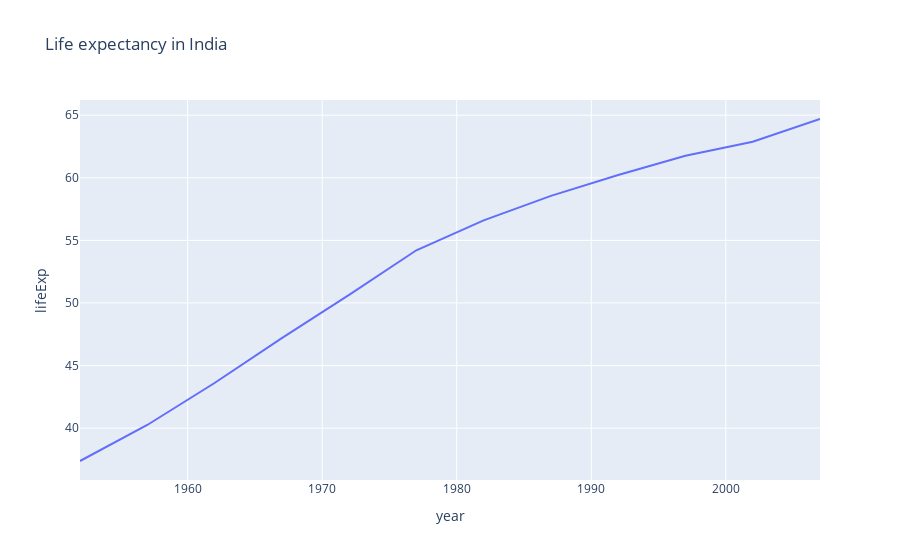

Notebook cell for this chart:
### Code cell
df = px.data.gapminder().query("country=='India'")
fig = px.line(df, x="year", y="lifeExp", title='Life expectancy in India')
fig.show()

### Figure 1 — Plotly figure (JSON) as saved in the notebook; plotly's stock layout.template omitted (floating-point values rounded to 4 significant figures)
{"data": [{"hovertemplate": "year=%{x}<br>lifeExp=%{y}<extra></extra>", "legendgroup": "", "line": {"color": "#636efa", "dash": "solid"}, "marker": {"symbol": "circle"}, "mode": "lines", "name": "", "orientation": "v", "showlegend": false, "type": "scatter", "x": [1952, 1957, 1962, 1967, 1972, 1977, 1982, 1987, 1992, 1997, 2002, 2007], "xaxis": "x", "y": [37.37, 40.25, 43.6, 47.19, 50.65, 54.21, 56.6, 58.55, 60.22, 61.77, 62.88, 64.7], "yaxis": "y"}], "layout": {"legend": {"tracegroupgap": 0}, "title": {"text": "Life expectancy in India"}, "xaxis": {"anchor": "y", "domain": [0, 1], "title": {"text": "year"}}, "yaxis": {"anchor": "x", "domain": [0, 1], "title": {"text": "lifeExp"}}}}
